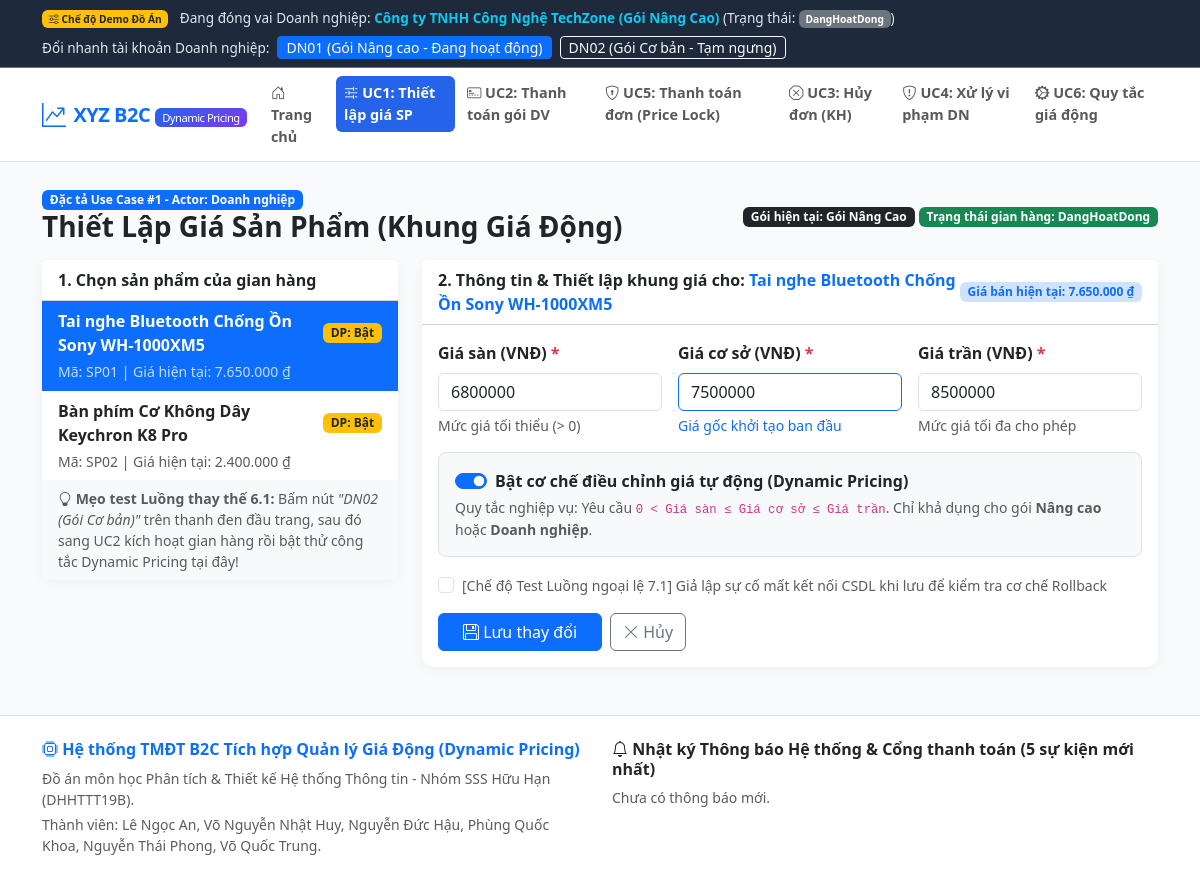
Screenshot of /uc1_thiet_lap_gia.php with the database file from the repository.
### tables this page shows
CREATE TABLE `doanhnghiep` (
  `id` varchar(20) NOT NULL,
  `tenDangNhap` varchar(50) NOT NULL,
  `tenDoanhNghiep` varchar(150) NOT NULL,
  `matKhau` varchar(255) NOT NULL,
  `giayPhepKinhDoanh` varchar(255) default NULL,
  `trangThaiHoSo` varchar(50) NOT NULL default 'DaPheDuyet',
  `trangThaiGianHang` varchar(50) NOT NULL default 'DangHoatDong',
  `lyDoTuChoi` text,
  `soLanViPham` int(11) NOT NULL default '0',
  `maSoThue` varchar(50) NOT NULL,
  `soDT` varchar(20) NOT NULL,
  `maGoiHienTai` varchar(20) default NULL,
  PRIMARY KEY  (`id`),
  UNIQUE KEY `tenDangNhap` (`tenDangNhap`),
  UNIQUE KEY `maSoThue` (`maSoThue`),
  KEY `maGoiHienTai` (`maGoiHienTai`)
);

CREATE TABLE `goidichvu` (
  `maGoi` varchar(20) NOT NULL,
  `tenGoi` varchar(100) NOT NULL,
  `gioiHanSanPham` int(11) NOT NULL,
  `coDynamicPricing` tinyint(1) NOT NULL default '0',
  `goiDichVuThang` decimal(15,2) NOT NULL,
  `goiDichVuNam` decimal(15,2) NOT NULL,
  PRIMARY KEY  (`maGoi`)
);

CREATE TABLE `sanpham` (
  `maSanPham` varchar(20) NOT NULL,
  `idDoanhNghiep` varchar(20) NOT NULL,
  `tenSanPham` varchar(200) NOT NULL,
  `moTa` text,
  `danhMuc` varchar(100) NOT NULL,
  `hinhAnh` varchar(255) default 'https://placehold.co/400x300/e2e8f0/1e293b?text=San+Pham',
  `soLuongTonKho` int(11) NOT NULL default '0',
  `soLuongTamGiu` int(11) NOT NULL default '0',
  `giaCoSo` decimal(15,2) NOT NULL default '0.00',
  `giaSan` decimal(15,2) NOT NULL default '0.00',
  `giaTran` decimal(15,2) NOT NULL default '0.00',
  `giaBanHienTai` decimal(15,2) NOT NULL default '0.00',
  `trangThaiDynamicPricing` tinyint(1) NOT NULL default '0',
  `trangThaiHienThi` varchar(50) NOT NULL default 'HienThi',
  `luotXem` int(11) NOT NULL default '0',
  `luotThemGio` int(11) NOT NULL default '0',
  `soLuongDaBan` int(11) NOT NULL default '0',
  PRIMARY KEY  (`maSanPham`),
  KEY `idDoanhNghiep` (`idDoanhNghiep`)
);

### config/db.php (called while the page is built, shortened)
<?php
function formatVND($number) {
    return number_format((float)$number, 0, ',', '.') . ' ₫';
}
?>

### uc1_thiet_lap_gia.php (the view, shortened to what this page needs)
<?php
require_once 'includes/header.php';
$idDN = $_SESSION['current_seller'];
$stmtList = $pdo->prepare("SELECT * FROM SanPham WHERE idDoanhNghiep = ? AND trangThaiHienThi != 'DaXoa'");
$stmtList->execute(array($idDN));
$dsSanPham = $stmtList->fetchAll();
$defaultMaSP = isset($dsSanPham[0]['maSanPham']) ? $dsSanPham[0]['maSanPham'] : '';
$maSanPhamChon = isset($_GET['maSanPham']) ? $_GET['maSanPham'] : $defaultMaSP;
$spHienTai = null;
foreach ($dsSanPham as $item) {
    if ($item['maSanPham'] === $maSanPhamChon) {
        $spHienTai = $item;
        break;
    }
}
?>
<div class="d-flex justify-content-between align-items-center mb-3">
    <div>
        <span class="badge bg-primary">Đặc tả Use Case #1 - Actor: Doanh nghiệp</span>
        <h3 class="fw-bold mb-0">Thiết Lập Giá Sản Phẩm (Khung Giá Động)</h3>
    </div>
    <div class="text-end">
        <span class="badge bg-dark">Gói hiện tại: <?php echo htmlspecialchars($currentSellerInfo['tenGoi']); ?></span>
        <span class="badge <?php echo ($currentSellerInfo['trangThaiGianHang']=='DangHoatDong')?'bg-success':'bg-danger'; ?>">
            Trạng thái gian hàng: <?php echo htmlspecialchars($currentSellerInfo['trangThaiGianHang']); ?>
        </span>
    </div>
</div>
<div class="row g-4">
    <div class="col-lg-4">
        <div class="card">
            <div class="card-header bg-white fw-bold">1. Chọn sản phẩm của gian hàng</div>
            <div class="list-group list-group-flush">
                <?php foreach ($dsSanPham as $sp): ?>
                    <a href="?maSanPham=<?php echo urlencode($sp['maSanPham']); ?>"
                       class="list-group-item list-group-item-action <?php echo ($spHienTai && $spHienTai['maSanPham']===$sp['maSanPham']) ? 'active' : ''; ?>">
                        <div class="d-flex justify-content-between align-items-center">
                            <strong><?php echo htmlspecialchars($sp['tenSanPham']); ?></strong>
                            <span class="badge <?php echo $sp['trangThaiDynamicPricing'] ? 'bg-warning text-dark' : 'bg-secondary'; ?>">
                                <?php echo $sp['trangThaiDynamicPricing'] ? 'DP: Bật' : 'DP: Tắt'; ?>
                            </span>
                        </div>
                        <div class="small mt-1 opacity-75">
                            Mã: <?php echo htmlspecialchars($sp['maSanPham']); ?> | Giá hiện tại: <?php echo formatVND($sp['giaBanHienTai']); ?>
                        </div>
                    </a>
                <?php endforeach; ?>
            </div>
            <div class="card-footer bg-light small text-muted">
                <i class="bi bi-lightbulb"></i> <strong>Mẹo test Luồng thay thế 6.1:</strong> Bấm nút <em>"DN02 (Gói Cơ bản)"</em> trên thanh đen đầu trang, sau đó sang UC2 kích hoạt gian hàng rồi bật thử công tắc Dynamic Pricing tại đây!
            </div>
        </div>
    </div>
    <div class="col-lg-8">
        <?php if ($spHienTai): ?>
        <div class="card">
            <div class="card-header bg-white d-flex justify-content-between align-items-center">
                <span class="fw-bold">2. Thông tin & Thiết lập khung giá cho: <span class="text-primary"><?php echo htmlspecialchars($spHienTai['tenSanPham']); ?></span></span>
                <span class="badge bg-primary-subtle text-primary">Giá bán hiện tại: <?php echo formatVND($spHienTai['giaBanHienTai']); ?></span>
            </div>
            <div class="card-body">
                <form method="POST">
                    <div class="row g-3 mb-3">
                        <div class="col-md-4">
                            <label class="form-label fw-semibold">Giá sàn (VNĐ) <span class="text-danger">*</span></label>
                            <input type="text" name="giaSan" class="form-control"
                                   value="<?php echo htmlspecialchars(isset($_POST['giaSan']) ? $_POST['giaSan'] : (float)$spHienTai['giaSan']); ?>">
                            <div class="form-text">Mức giá tối thiểu (> 0)</div>
                        </div>
                        <div class="col-md-4">
                            <label class="form-label fw-semibold">Giá cơ sở (VNĐ) <span class="text-danger">*</span></label>
                            <input type="text" name="giaCoSo" class="form-control border-primary"
                                   value="<?php echo htmlspecialchars(isset($_POST['giaCoSo']) ? $_POST['giaCoSo'] : (float)$spHienTai['giaCoSo']); ?>">
                            <div class="form-text text-primary">Giá gốc khởi tạo ban đầu</div>
                        </div>
                        <div class="col-md-4">
                            <label class="form-label fw-semibold">Giá trần (VNĐ) <span class="text-danger">*</span></label>
                            <input type="text" name="giaTran" class="form-control"
                                   value="<?php echo htmlspecialchars(isset($_POST['giaTran']) ? $_POST['giaTran'] : (float)$spHienTai['giaTran']); ?>">
                            <div class="form-text">Mức giá tối đa cho phép</div>
                        </div>
                    </div>
                    <div class="p-3 bg-light rounded-3 border mb-3">
                        <div class="form-check form-switch">
                            <input class="form-check-input" type="checkbox" role="switch" id="dpSwitch" name="trangThaiDynamicPricing" value="1"
                                <?php echo ($spHienTai['trangThaiDynamicPricing'] == 1) ? 'checked' : ''; ?>>
                            <label class="form-check-label fw-bold" for="dpSwitch">
                                Bật cơ chế điều chỉnh giá tự động (Dynamic Pricing)
                            </label>
                        </div>
                        <small class="text-muted d-block mt-1">
                            Quy tắc nghiệp vụ: Yêu cầu <code>0 &lt; Giá sàn ≤ Giá cơ sở ≤ Giá trần</code>. Chỉ khả dụng cho gói <strong>Nâng cao</strong> hoặc <strong>Doanh nghiệp</strong>.
                        </small>
                    </div>
                    <div class="form-check mb-3">
                        <input class="form-check-input" type="checkbox" name="simulate_db_error" id="simErr">
                        <label class="form-check-label small text-muted" for="simErr">
                            [Chế độ Test Luồng ngoại lệ 7.1] Giả lập sự cố mất kết nối CSDL khi lưu để kiểm tra cơ chế Rollback
                        </label>
                    </div>
                    <div class="d-flex gap-2">
                        <button type="submit" name="btn_save" class="btn btn-primary px-4">
                            <i class="bi bi-floppy"></i> Lưu thay đổi
                        </button>
                        <button type="submit" name="btn_cancel" class="btn btn-outline-secondary">
                            <i class="bi bi-x-lg"></i> Hủy
                        </button>
                    </div>
                </form>
            </div>
        </div>
        <?php endif; ?>
    </div>
</div>
<?php require_once 'includes/footer.php'; ?>

### includes/header.php (shortened to what this page needs)
<?php
require_once dirname(__FILE__) . '/../config/db.php';
$stmtSeller = $pdo->prepare("SELECT dn.*, g.tenGoi, g.coDynamicPricing FROM DoanhNghiep dn LEFT JOIN GoiDichVu g ON dn.maGoiHienTai = g.maGoi WHERE dn.id = ?");
$stmtSeller->execute(array($_SESSION['current_seller']));
$currentSellerInfo = $stmtSeller->fetch();
$currentPage = basename($_SERVER['PHP_SELF']);
?>
<!DOCTYPE html>
<html lang="vi">
<head>
    <link href="https://cdn.jsdelivr.net/npm/bootstrap@5.3.2/dist/css/bootstrap.min.css" rel="stylesheet">
    <link href="https://cdn.jsdelivr.net/npm/bootstrap-icons@1.11.1/font/bootstrap-icons.css" rel="stylesheet">
</head>
<body>
<div class="actor-bar py-2 border-bottom border-secondary">
    <div class="container d-flex flex-wrap justify-content-between align-items-center gap-2">
        <div>
            <span class="badge bg-warning text-dark me-2"><i class="bi bi-sliders"></i> Chế độ Demo Đồ Án</span>
            Đang đóng vai Doanh nghiệp:
            <strong class="text-info"><?php echo htmlspecialchars($currentSellerInfo['tenDoanhNghiep']); ?></strong>
            (Trạng thái: <span class="badge bg-secondary"><?php echo htmlspecialchars($currentSellerInfo['trangThaiGianHang']); ?></span>)
        </div>
        <div class="d-flex align-items-center gap-2">
            <span>Đổi nhanh tài khoản Doanh nghiệp:</span>
            <a href="?switch_seller=DN01" class="btn btn-sm <?php echo ($_SESSION['current_seller']=='DN01') ? 'btn-primary' : 'btn-outline-light'; ?> py-0">DN01 (Gói Nâng cao - Đang hoạt động)</a>
            <a href="?switch_seller=DN02" class="btn btn-sm <?php echo ($_SESSION['current_seller']=='DN02') ? 'btn-primary' : 'btn-outline-light'; ?> py-0">DN02 (Gói Cơ bản - Tạm ngưng)</a>
        </div>
    </div>
</div>
<nav class="navbar navbar-expand-xl navbar-light bg-white border-bottom sticky-top py-2">
    <div class="container">
        <a class="navbar-brand text-primary d-flex align-items-center gap-2" href="index.php">
            <i class="bi bi-graph-up-arrow fs-4"></i>
            <span>XYZ B2C <small class="badge badge-dp fw-normal" style="font-size:0.7rem;">Dynamic Pricing</small></span>
        </a>
        <div class="collapse navbar-collapse" id="mainNav">
            <ul class="navbar-nav ms-auto uc-nav">
                <li class="nav-item">
                    <a class="nav-link <?php echo ($currentPage=='index.php')?'active':''; ?>" href="index.php">
                        <i class="bi bi-house-door"></i> Trang chủ
                    </a>
                </li>
                <li class="nav-item">
                    <a class="nav-link <?php echo ($currentPage=='uc1_thiet_lap_gia.php')?'active':''; ?>" href="uc1_thiet_lap_gia.php">
                        <i class="bi bi-sliders2"></i> UC1: Thiết lập giá SP
                    </a>
                </li>
                <li class="nav-item">
                    <a class="nav-link <?php echo ($currentPage=='uc2_thanh_toan_goi.php')?'active':''; ?>" href="uc2_thanh_toan_goi.php">
                        <i class="bi bi-credit-card-2-front"></i> UC2: Thanh toán gói DV
                    </a>
                </li>
                <li class="nav-item">
                    <a class="nav-link <?php echo ($currentPage=='uc5_thanh_toan_don_hang.php')?'active':''; ?>" href="uc5_thanh_toan_don_hang.php">
                        <i class="bi bi-shield-lock"></i> UC5: Thanh toán đơn (Price Lock)
                    </a>
                </li>
                <li class="nav-item">
                    <a class="nav-link <?php echo ($currentPage=='uc3_huy_don_hang_kh.php')?'active':''; ?>" href="uc3_huy_don_hang_kh.php">
                        <i class="bi bi-x-octagon"></i> UC3: Hủy đơn (KH)
                    </a>
                </li>
                <li class="nav-item">
                    <a class="nav-link <?php echo ($currentPage=='uc4_xu_ly_vi_pham.php')?'active':''; ?>" href="uc4_xu_ly_vi_pham.php">
                        <i class="bi bi-shield-exclamation"></i> UC4: Xử lý vi phạm DN
                    </a>
                </li>
                <li class="nav-item">
                    <a class="nav-link <?php echo ($currentPage=='uc6_cau_hinh_gia_dong.php')?'active':''; ?>" href="uc6_cau_hinh_gia_dong.php">
                        <i class="bi bi-gear-wide-connected"></i> UC6: Quy tắc giá động
                    </a>
                </li>
            </ul>
        </div>
    </div>
</nav>
<div class="container my-4">

### includes/header.php (style rules this page uses)
body { background-color: #f8fafc; font-family: 'Segoe UI', system-ui, -apple-system, sans-serif; }
.navbar-brand { font-weight: 800; letter-spacing: -0.5px; }
.uc-nav .nav-link { font-size: 0.9rem; font-weight: 600; border-radius: 6px; margin-right: 4px; padding: 6px 12px; }
.uc-nav .nav-link.active { background-color: #2563eb; color: #fff !important; }
.card { border: none; border-radius: 12px; box-shadow: 0 2px 12px rgba(0,0,0,0.05); }
.badge-dp { background: linear-gradient(135deg, #2563eb, #7c3aed); color: white; }
.actor-bar { background: #1e293b; color: #e2e8f0; font-size: 0.85rem; }

### rows the page displays
doanhnghiep: tenDoanhNghiep "Công ty TNHH Công Nghệ TechZone (Gói Nâng Cao)", trangThaiGianHang "DangHoatDong", maGoiHienTai.tenGoi "Gói Nâng Cao"
sanpham: tenSanPham "Tai nghe Bluetooth Chống Ồn Sony WH-1000XM5", shows "DP: Bật", maSanPham "SP01", giaBanHienTai "7.650.000 ₫", giaSan "6800000", giaCoSo "7500000", giaTran "8500000", trangThaiDynamicPricing "☑"
sanpham: tenSanPham "Bàn phím Cơ Không Dây Keychron K8 Pro", trangThaiDynamicPricing "DP: Bật", maSanPham "SP02", giaBanHienTai "2.400.000 ₫"
